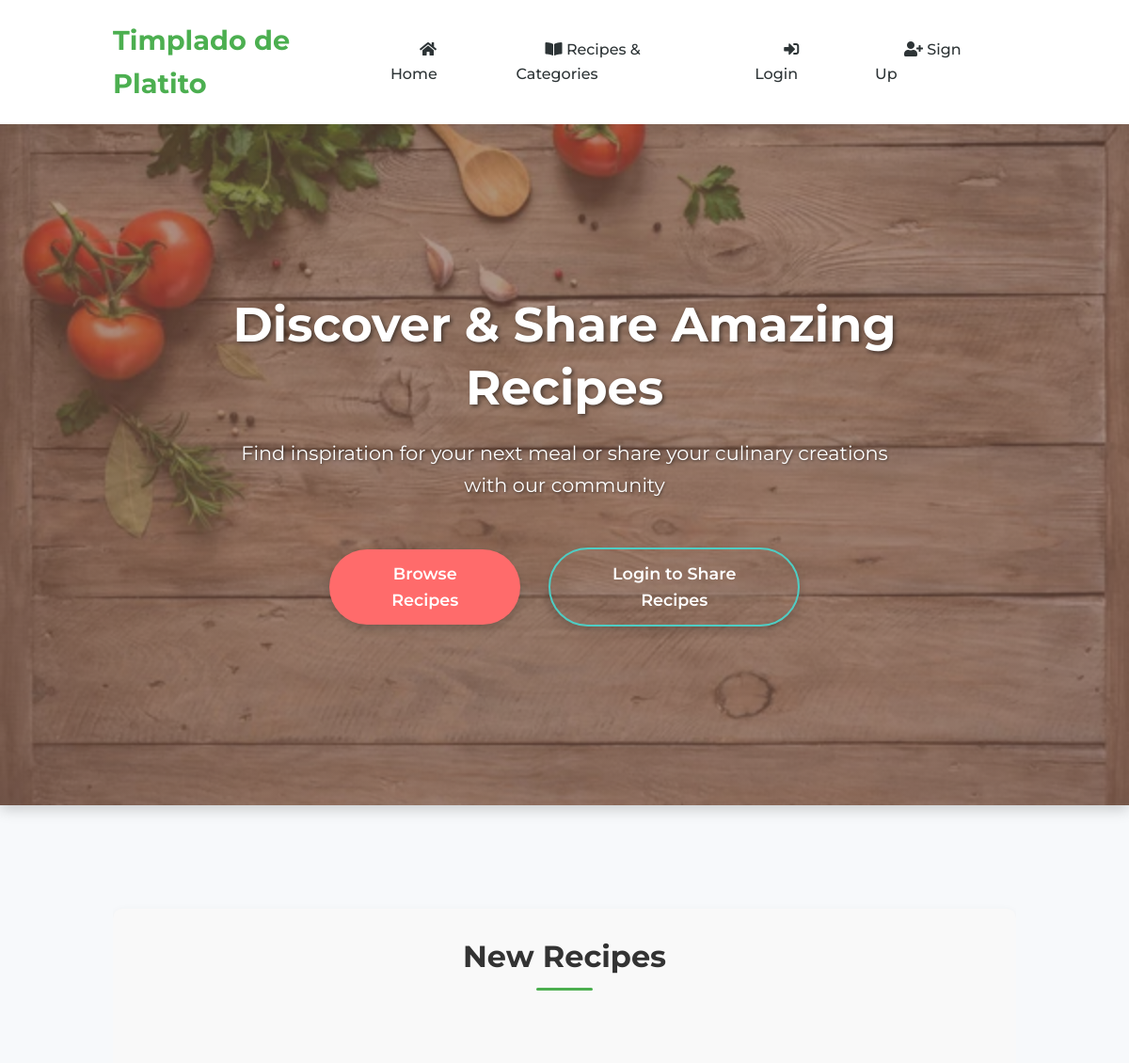
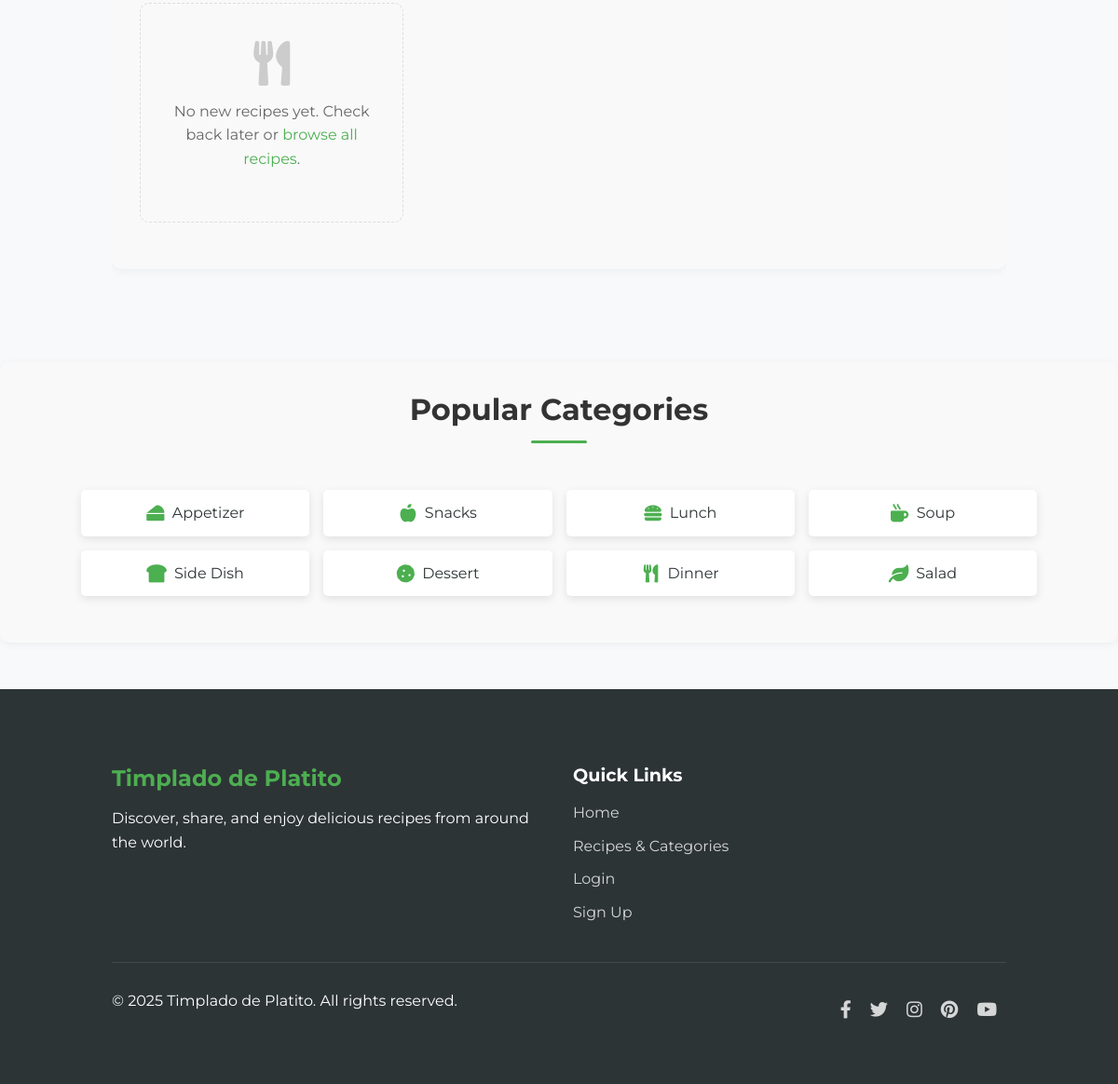
Page /pages/home.php on the committed database (2 pictures, top to bottom).
### tables this page shows
CREATE TABLE IF NOT EXISTS `categories` (
  `id` int(11) NOT NULL AUTO_INCREMENT,
  `name` varchar(255) NOT NULL,
  `created_at` timestamp NOT NULL DEFAULT CURRENT_TIMESTAMP,
  PRIMARY KEY (`id`),
  UNIQUE KEY `name` (`name`)
);

### classes/Category.php (called while the page is built, shortened)
<?php
class Category {
    private $db;
    public function __construct($database) {
        $this->db = $database;
    }
    public function getTopCategories($limit = 5) {
        try {
            $query = "SELECT c.id, c.name, COUNT(r.id) as recipe_count,
                      CASE
                        WHEN c.name = 'Breakfast' THEN 'fas fa-coffee'
                        WHEN c.name = 'Lunch' THEN 'fas fa-hamburger'
                        WHEN c.name = 'Dinner' THEN 'fas fa-utensils'
                        WHEN c.name = 'Snacks' THEN 'fas fa-apple-alt'
                        WHEN c.name = 'Dessert' THEN 'fas fa-cookie'
                        WHEN c.name = 'Appetizer' THEN 'fas fa-cheese'
                        WHEN c.name = 'Side Dish' THEN 'fas fa-bread-slice'
                        WHEN c.name = 'Beverage' OR c.name = 'Drinks' THEN 'fas fa-glass-martini-alt'
                        WHEN c.name = 'Soup' THEN 'fas fa-mug-hot'
                        WHEN c.name = 'Salad' THEN 'fas fa-leaf'
                        ELSE 'fas fa-utensils'
                      END as icon
                     FROM categories c
                     LEFT JOIN recipes r ON c.id = r.category_id
                     GROUP BY c.id
                     ORDER BY recipe_count DESC
                     LIMIT :limit";
            $stmt = $this->db->prepare($query);
            $stmt->bindParam(':limit', $limit, PDO::PARAM_INT);
            $stmt->execute();
            return $stmt->fetchAll(PDO::FETCH_ASSOC);
        } catch (PDOException $e) {
            error_log("Error getting top categories: " . $e->getMessage());
            return [];
        }
    }
}

### pages/home.php (the view, shortened to what this page needs)
<?php
include('../includes/header.php');
?>
<div class="hero-section">
    <div class="container">
        <div class="hero-content">
            <h1 class="hero-title fade-in">Discover & Share Amazing Recipes</h1>
            <p class="hero-subtitle fade-in">Find inspiration for your next meal or share your culinary creations with our community</p>
            <div class="hero-buttons fade-in">
                <a href="<?php echo $rootPath; ?>pages/recipes-categories.php" class="btn">Browse Recipes</a>
                <?php if (isset($_SESSION['user_id'])): ?>
                    <a href="<?php echo $rootPath; ?>pages/add-recipe.php" class="btn btn-outline">Share Your Recipe</a>
                <?php else: ?>
                    <a href="<?php echo $rootPath; ?>pages/login.php" class="btn btn-outline">Login to Share Recipes</a>
                <?php endif; ?>
            </div>
        </div>
    </div>
</div>
<div class="container">
    <section class="featured-section">
        <h2 class="text-center">New Recipes</h2>
        <div class="recipe-grid">
            <?php
            $database = new Database();
            $db = $database->getConnection();
            $recipe = new Recipe($db);
            $newestRecipes = $recipe->getNewestRecipes(6);
            if (!empty($newestRecipes)) {
                foreach ($newestRecipes as $recipeItem) {
                    $recipeImage = $recipeItem['image'] ?? '';
                    $imagePath = $rootPath . "uploads/recipes/" . $recipeImage;
                    echo '<div class="recipe-card">
                        <div class="recipe-header">';
                    if (!empty($recipeImage)) {
                        echo '<img src="' . $imagePath . '" alt="' . htmlspecialchars($recipeItem['title']) . '">';
                    } else {
                        echo '<div class="no-image">No Image</div>';
                    }
                    if (!empty($recipeItem['category_name'])) {
                        echo '<span class="category-badge">' . htmlspecialchars($recipeItem['category_name']) . '</span>';
                    }
                    echo '</div>
                        <div class="recipe-body">
                            <h3>' . htmlspecialchars($recipeItem['title']) . '</h3>
                            <p class="recipe-meta">
                                <span><i class="fas fa-user"></i> ' . htmlspecialchars($recipeItem['author'] ?? 'Unknown') . '</span>';
                    if (!empty($recipeItem['difficulty'])) {
                        echo '<span><i class="fas fa-signal"></i> ' . htmlspecialchars($recipeItem['difficulty']) . '</span>';
                    }
                    if (!empty($recipeItem['prep_time']) || !empty($recipeItem['cook_time'])) {
                        echo '<span><i class="far fa-clock"></i> ';
                        if (!empty($recipeItem['prep_time']) && !empty($recipeItem['cook_time'])) {
                            echo 'Prep: ' . htmlspecialchars($recipeItem['prep_time']) . ' min | Cook: ' . htmlspecialchars($recipeItem['cook_time']) . ' min';
                        } else if (!empty($recipeItem['prep_time'])) {
                            echo 'Prep: ' . htmlspecialchars($recipeItem['prep_time']) . ' min';
                        } else if (!empty($recipeItem['cook_time'])) {
                            echo 'Cook: ' . htmlspecialchars($recipeItem['cook_time']) . ' min';
                        }
                        echo '</span>';
                    }
                    echo '</p>
                            <a href="' . $rootPath . 'pages/recipe-detail.php?id=' . $recipeItem['id'] . '" class="btn-outline">View Recipe</a>
                        </div>
                    </div>';
                }
            } else {
                echo '<div class="empty-state-container">
                        <div class="empty-state">
                            <i class="fas fa-utensils"></i>
                            <p>No new recipes yet. Check back later or <a href="' . $rootPath . 'pages/recipes-categories.php">browse all recipes</a>.</p>';
                echo '</div>
                    </div>';
            }
            ?>
                </div>
            </div>
    <section class="featured-section">
        <h2 class="text-center">Popular Categories</h2>
        <?php
        include_once('../classes/Category.php');
        $database = new Database();
        $db = $database->getConnection();
        $category = new Category($db);
        $topCategories = $category->getTopCategories(8);
        if (!empty($topCategories)) {
            echo '<ul class="category-list">';
            foreach ($topCategories as $cat) {
                echo '<li><a href="' . $rootPath . 'pages/recipes-categories.php?category=' . $cat['id'] . '" class="centered-category"><i class="' . $cat['icon'] . '"></i> ' . htmlspecialchars($cat['name']) . '</a></li>';
            }
            echo '</ul>';
        }
        ?>
    </section>
<?php
include('../includes/footer.php');
?>

### assets/css/main.css (style rules this page uses)
* { box-sizing: border-box; margin: 0; padding: 0; }
h1, h2, h3, h4, h5, h6 { font-family: 'Montserrat', sans-serif; margin-bottom: 1.2rem; line-height: 1.3; color: var(--dark-color); }
h1 { font-size: 2.5rem; }
h2 { font-size: 2rem; }
p { margin-bottom: 1.2rem; }
.btn-outline { background-color: transparent; border: 2px solid var(--primary-color); color: var(--primary-color); }
.text-center { text-align: center; }
.featured-section { text-align: center; margin: 3rem 0; }
.featured-section h2 { margin-bottom: 2rem; position: relative; display: inline-block; }
.featured-section h2::after { content: ''; position: absolute; bottom: -10px; left: 50%; transform: translateX(-50%); width: 50px; height: 4px; background-color: var(--primary-color); border-radius: 2px; }
.fade-in { animation: fadeIn 0.5s ease-in; }

### assets/css/styles.css (style rules this page uses)
:root { --primary-color: #ff6b6b; --secondary-color: #4ecdc4; --dark-color: #2d3436; --light-color: #f7f9fb; --success-color: #6ab04c; --warning-color: #f0932b; --danger-color: #eb4d4b; --gray-color: #95a5a6; --box-shadow: 0 10px 20px rgba(0, 0, 0, 0.1); --transition: all 0.3s ease; --border-radius: 8px; }
body { font-family: 'Montserrat', 'Open Sans', sans-serif; margin: 0; padding: 0; background-color: var(--light-color); color: var(--dark-color); line-height: 1.6; }
.container { width: 80%; max-width: 1200px; margin: 30px auto; overflow: hidden; }
button, .btn { background-color: var(--primary-color); color: white; border: none; padding: 12px 20px; border-radius: var(--border-radius); cursor: pointer; font-size: 16px; font-weight: 600; transition: var(--transition); }
.category-list { display: grid; grid-template-columns: repeat(auto-fill, minmax(180px, 1fr)); gap: 15px; list-style: none; padding: 0; margin: 20px auto; max-width: 90%; justify-content: center; }
.category-list li { display: flex; justify-content: center; }
.category-list li a { display: flex; align-items: center; justify-content: center; padding: 12px 15px; background-color: white; border-radius: var(--border-radius); color: var(--dark-color); text-decoration: none; box-shadow: 0 3px 10px rgba(0, 0, 0, 0.1); transition: var(--transition); width: 100%; text-align: center; }
.category-list li a i { margin-right: 8px; color: var(--primary-color); font-size: 1.2em; min-width: 20px; text-align: center; display: inline-block; }
.hero-section { background: linear-gradient(rgba(0, 0, 0, 0.6), rgba(0, 0, 0, 0.6)), url('../img/cooking-background.jpg'); background-size: cover; background-position: center; color: white; padding: 120px 0; margin-bottom: 60px; text-align: center; position: relative; box-shadow: 0 4px 15px rgba(0, 0, 0, 0.2); }
.hero-title { font-size: 3rem; margin-bottom: 20px; color: white; font-weight: 700; }
.hero-subtitle { font-size: 1.2rem; margin-bottom: 40px; max-width: 700px; margin-left: auto; margin-right: auto; }
.hero-buttons { display: flex; justify-content: center; gap: 20px; }
.text-center { text-align: center; }
.hero-content { max-width: 800px; margin: 0 auto; }
.hero-title { font-size: 3.5rem; margin-bottom: 20px; color: white; font-weight: 700; }
.hero-subtitle { font-size: 1.5rem; margin-bottom: 40px; }
.empty-state { display: flex; flex-direction: column; align-items: center; padding: 3rem; background-color: #f9f9f9; border-radius: var(--border-radius); text-align: center; }
.empty-state i { font-size: 3rem; color: var(--text-muted); margin-bottom: 1rem; }

### assets/css/recipes.css (style rules this page uses)
.recipe-grid { display: grid; grid-template-columns: repeat(auto-fill, minmax(280px, 1fr)); gap: 25px; margin-top: 25px; }
.empty-state { text-align: center; padding: 40px 20px; background-color: #f9f9f9; border-radius: 10px; margin: 20px 0; }
.empty-state i { font-size: 3rem; color: #ddd; margin-bottom: 15px; }

### assets/css/profile.css (style rules this page uses)
.recipe-grid { display: grid; grid-template-columns: repeat(auto-fill, minmax(280px, 1fr)); gap: 25px; margin-top: 20px; }

### assets/css/view-recipe-button.css (style rules this page uses)
.btn-outline { display: inline-block; padding: 8px 15px; background-color: transparent; color: #4CAF50 !important; border: 1px solid #4CAF50; border-radius: 4px; text-decoration: none; font-size: 0.9rem; font-weight: 500; text-align: center; transition: all 0.3s ease; width: auto; margin: 10px auto; cursor: pointer; }

### rows in the picture
categories: name "Appetizer"
categories: name "Snacks"
categories: name "Lunch"
categories: name "Soup"
categories: name "Side Dish"
categories: name "Dessert"
categories: name "Dinner"
categories: name "Salad"
